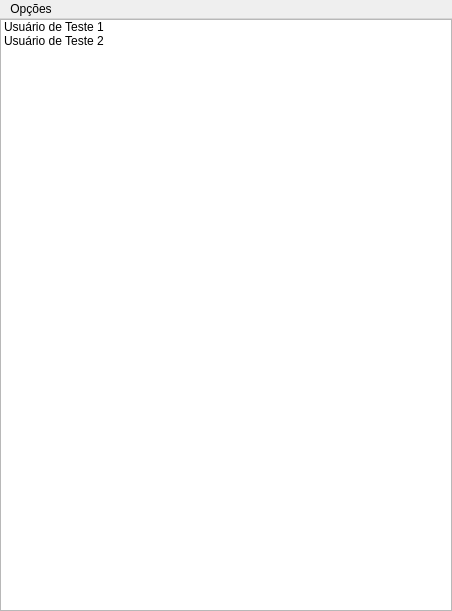
<?xml version="1.0" encoding="UTF-8"?>
<ui version="4.0">
 <class>WindowConversas</class>
 <widget class="QMainWindow" name="WindowConversas">
  <property name="geometry">
   <rect>
    <x>0</x>
    <y>0</y>
    <width>452</width>
    <height>611</height>
   </rect>
  </property>
  <property name="windowTitle">
   <string>Conversas</string>
  </property>
  <widget class="QWidget" name="centralwidget">
   <layout class="QGridLayout" name="gridLayout">
    <property name="leftMargin">
     <number>0</number>
    </property>
    <property name="topMargin">
     <number>0</number>
    </property>
    <property name="rightMargin">
     <number>0</number>
    </property>
    <property name="bottomMargin">
     <number>0</number>
    </property>
    <item row="0" column="0">
     <widget class="QListWidget" name="listConversas">
      <property name="sizePolicy">
       <sizepolicy hsizetype="Expanding" vsizetype="Expanding">
        <horstretch>1</horstretch>
        <verstretch>1</verstretch>
       </sizepolicy>
      </property>
      <property name="contextMenuPolicy">
       <enum>Qt::CustomContextMenu</enum>
      </property>
      <property name="verticalScrollBarPolicy">
       <enum>Qt::ScrollBarAlwaysOff</enum>
      </property>
      <property name="verticalScrollMode">
       <enum>QAbstractItemView::ScrollPerPixel</enum>
      </property>
      <property name="uniformItemSizes">
       <bool>true</bool>
      </property>
      <item>
       <property name="text">
        <string>Usuário de Teste 1</string>
       </property>
       <property name="flags">
        <set>ItemIsUserCheckable|ItemIsEnabled</set>
       </property>
      </item>
      <item>
       <property name="text">
        <string>Usuário de Teste 2</string>
       </property>
       <property name="flags">
        <set>ItemIsUserCheckable|ItemIsEnabled</set>
       </property>
      </item>
     </widget>
    </item>
   </layout>
  </widget>
  <widget class="QMenuBar" name="menubar">
   <property name="geometry">
    <rect>
     <x>0</x>
     <y>0</y>
     <width>452</width>
     <height>21</height>
    </rect>
   </property>
   <widget class="QMenu" name="menuOp_es">
    <property name="title">
     <string>Opções</string>
    </property>
    <addaction name="actionNova_Conversa"/>
    <addaction name="separator"/>
    <addaction name="actionLogout"/>
   </widget>
   <addaction name="menuOp_es"/>
  </widget>
  <action name="actionNova_Conversa">
   <property name="icon">
    <iconset>
     <normalon>../../QTCC_QML (obsoleto)/images/qtcreator.png</normalon>
    </iconset>
   </property>
   <property name="text">
    <string>Nova Conversa</string>
   </property>
  </action>
  <action name="actionLogout">
   <property name="text">
    <string>Login/Logout</string>
   </property>
  </action>
 </widget>
 <resources/>
 <connections/>
</ui>
